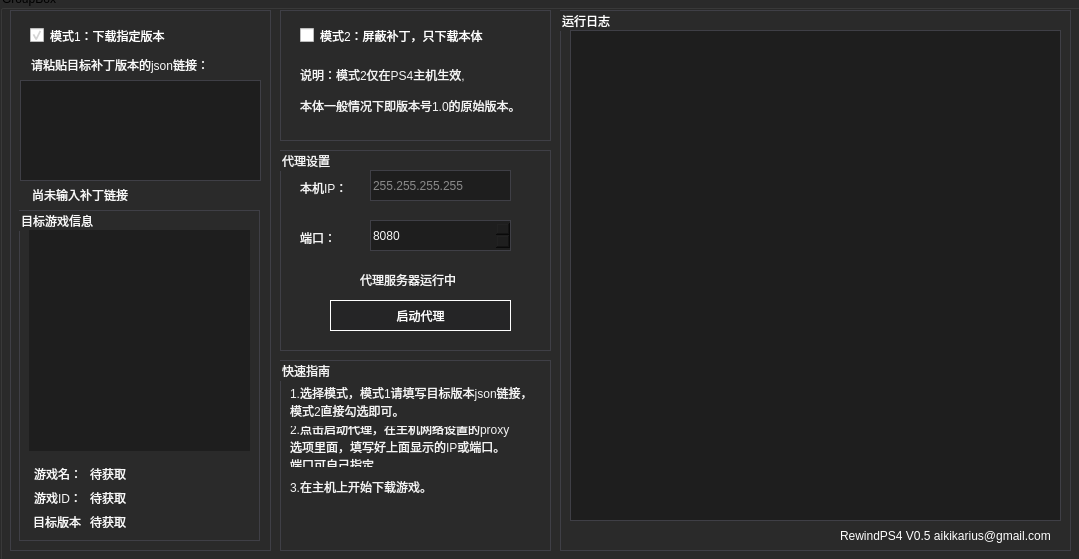
<?xml version="1.0" encoding="UTF-8"?>
<ui version="4.0">
 <class>RewindPS4</class>
 <widget class="QDialog" name="RewindPS4">
  <property name="geometry">
   <rect>
    <x>0</x>
    <y>0</y>
    <width>1079</width>
    <height>559</height>
   </rect>
  </property>
  <property name="windowTitle">
   <string>Dialog</string>
  </property>
  <property name="styleSheet">
   <string notr="true">);</string>
  </property>
  <widget class="QGroupBox" name="groupBox_version_setting">
   <property name="geometry">
    <rect>
     <x>10</x>
     <y>10</y>
     <width>261</width>
     <height>541</height>
    </rect>
   </property>
   <property name="styleSheet">
    <string notr="true">color: rgb(249, 249, 249);
border: 1px solid rgb(63,63,70);</string>
   </property>
   <property name="title">
    <string/>
   </property>
   <widget class="QLabel" name="label_game_id">
    <property name="geometry">
     <rect>
      <x>24</x>
      <y>480</y>
      <width>53</width>
      <height>15</height>
     </rect>
    </property>
    <property name="styleSheet">
     <string notr="true">border: 0px </string>
    </property>
    <property name="text">
     <string>游戏ID：</string>
    </property>
   </widget>
   <widget class="QLabel" name="label_7">
    <property name="geometry">
     <rect>
      <x>80</x>
      <y>480</y>
      <width>101</width>
      <height>16</height>
     </rect>
    </property>
    <property name="styleSheet">
     <string notr="true">border: 0px </string>
    </property>
    <property name="text">
     <string>待获取</string>
    </property>
    <property name="wordWrap">
     <bool>true</bool>
    </property>
   </widget>
   <widget class="QLabel" name="label_6">
    <property name="geometry">
     <rect>
      <x>80</x>
      <y>456</y>
      <width>161</width>
      <height>16</height>
     </rect>
    </property>
    <property name="styleSheet">
     <string notr="true">border: 0px </string>
    </property>
    <property name="text">
     <string>待获取</string>
    </property>
    <property name="wordWrap">
     <bool>true</bool>
    </property>
   </widget>
   <widget class="QLabel" name="label_game_name">
    <property name="geometry">
     <rect>
      <x>24</x>
      <y>456</y>
      <width>53</width>
      <height>15</height>
     </rect>
    </property>
    <property name="styleSheet">
     <string notr="true">border: 0px </string>
    </property>
    <property name="text">
     <string>游戏名：</string>
    </property>
   </widget>
   <widget class="QLabel" name="label_version">
    <property name="geometry">
     <rect>
      <x>23</x>
      <y>504</y>
      <width>53</width>
      <height>15</height>
     </rect>
    </property>
    <property name="styleSheet">
     <string notr="true">border: 0px </string>
    </property>
    <property name="text">
     <string>目标版本：</string>
    </property>
   </widget>
   <widget class="QLabel" name="label_8">
    <property name="geometry">
     <rect>
      <x>80</x>
      <y>504</y>
      <width>61</width>
      <height>16</height>
     </rect>
    </property>
    <property name="styleSheet">
     <string notr="true">border: 0px </string>
    </property>
    <property name="text">
     <string>待获取</string>
    </property>
   </widget>
   <widget class="QLabel" name="label_4">
    <property name="geometry">
     <rect>
      <x>21</x>
      <y>47</y>
      <width>181</width>
      <height>16</height>
     </rect>
    </property>
    <property name="toolTip">
     <string>已http://gs2.ww开头，json结尾的补丁链接</string>
    </property>
    <property name="styleSheet">
     <string notr="true">border: 0px </string>
    </property>
    <property name="text">
     <string>请粘贴目标补丁版本的json链接：</string>
    </property>
   </widget>
   <widget class="QCheckBox" name="mode1">
    <property name="geometry">
     <rect>
      <x>20</x>
      <y>10</y>
      <width>211</width>
      <height>31</height>
     </rect>
    </property>
    <property name="toolTip">
     <string/>
    </property>
    <property name="statusTip">
     <string/>
    </property>
    <property name="whatsThis">
     <string/>
    </property>
    <property name="accessibleName">
     <string/>
    </property>
    <property name="accessibleDescription">
     <string/>
    </property>
    <property name="styleSheet">
     <string notr="true">color: rgb(255, 255, 255);
font: 10pt &quot;Microsoft YaHei UI&quot;;
border: 0px</string>
    </property>
    <property name="locale">
     <locale language="Chinese" country="China"/>
    </property>
    <property name="text">
     <string>模式1：下载指定版本</string>
    </property>
    <property name="checked">
     <bool>true</bool>
    </property>
   </widget>
   <widget class="QGroupBox" name="groupBox_3">
    <property name="geometry">
     <rect>
      <x>9</x>
      <y>200</y>
      <width>241</width>
      <height>331</height>
     </rect>
    </property>
    <property name="title">
     <string>目标游戏信息</string>
    </property>
    <widget class="QGraphicsView" name="cover">
     <property name="geometry">
      <rect>
       <x>10</x>
       <y>20</y>
       <width>221</width>
       <height>221</height>
      </rect>
     </property>
     <property name="styleSheet">
      <string notr="true">background-color: rgb(30, 30, 30);border: 0</string>
     </property>
     <property name="frameShape">
      <enum>QFrame::NoFrame</enum>
     </property>
    </widget>
   </widget>
   <widget class="QTextEdit" name="json_link_area">
    <property name="geometry">
     <rect>
      <x>10</x>
      <y>70</y>
      <width>241</width>
      <height>101</height>
     </rect>
    </property>
    <property name="styleSheet">
     <string notr="true">QTextEdit {background-color: rgb(30, 30, 30);}QTextEdit:hover {border: 1px solid cyan;}</string>
    </property>
   </widget>
   <widget class="QLabel" name="json_input_status">
    <property name="geometry">
     <rect>
      <x>22</x>
      <y>177</y>
      <width>111</width>
      <height>16</height>
     </rect>
    </property>
    <property name="styleSheet">
     <string notr="true">border: 0px </string>
    </property>
    <property name="text">
     <string>尚未输入补丁链接</string>
    </property>
   </widget>
   <zorder>groupBox_3</zorder>
   <zorder>label_game_id</zorder>
   <zorder>label_7</zorder>
   <zorder>label_6</zorder>
   <zorder>label_game_name</zorder>
   <zorder>label_version</zorder>
   <zorder>label_8</zorder>
   <zorder>label_4</zorder>
   <zorder>mode1</zorder>
   <zorder>json_link_area</zorder>
   <zorder>json_input_status</zorder>
  </widget>
  <widget class="QGroupBox" name="groupBox">
   <property name="geometry">
    <rect>
     <x>280</x>
     <y>10</y>
     <width>271</width>
     <height>131</height>
    </rect>
   </property>
   <property name="styleSheet">
    <string notr="true">color: rgb(244, 244, 244);border: 1px solid rgb(63,63,70);</string>
   </property>
   <property name="title">
    <string/>
   </property>
   <widget class="QLabel" name="label_14">
    <property name="geometry">
     <rect>
      <x>20</x>
      <y>49</y>
      <width>231</width>
      <height>31</height>
     </rect>
    </property>
    <property name="toolTip">
     <string/>
    </property>
    <property name="styleSheet">
     <string notr="true">border: 0</string>
    </property>
    <property name="text">
     <string>说明：模式2仅在PS4主机生效,</string>
    </property>
   </widget>
   <widget class="QCheckBox" name="mode2">
    <property name="geometry">
     <rect>
      <x>20</x>
      <y>10</y>
      <width>211</width>
      <height>31</height>
     </rect>
    </property>
    <property name="toolTip">
     <string/>
    </property>
    <property name="statusTip">
     <string/>
    </property>
    <property name="whatsThis">
     <string/>
    </property>
    <property name="accessibleName">
     <string/>
    </property>
    <property name="accessibleDescription">
     <string/>
    </property>
    <property name="styleSheet">
     <string notr="true">color: rgb(255, 255, 255);border: 0;
font: 10pt &quot;Microsoft YaHei UI&quot;;</string>
    </property>
    <property name="locale">
     <locale language="Chinese" country="China"/>
    </property>
    <property name="text">
     <string>模式2：屏蔽补丁，只下载本体</string>
    </property>
    <property name="checked">
     <bool>false</bool>
    </property>
   </widget>
   <widget class="QLabel" name="label_15">
    <property name="geometry">
     <rect>
      <x>20</x>
      <y>80</y>
      <width>231</width>
      <height>31</height>
     </rect>
    </property>
    <property name="toolTip">
     <string/>
    </property>
    <property name="styleSheet">
     <string notr="true">border: 0</string>
    </property>
    <property name="text">
     <string>本体一般情况下即版本号1.0的原始版本。</string>
    </property>
   </widget>
  </widget>
  <widget class="QGroupBox" name="groupBox_proxy_setting">
   <property name="geometry">
    <rect>
     <x>280</x>
     <y>150</y>
     <width>271</width>
     <height>201</height>
    </rect>
   </property>
   <property name="styleSheet">
    <string notr="true">color: rgb(245, 245, 245);border: 1px solid rgb(63,63,70);</string>
   </property>
   <property name="title">
    <string>代理设置</string>
   </property>
   <widget class="QLineEdit" name="ip_address">
    <property name="geometry">
     <rect>
      <x>90</x>
      <y>20</y>
      <width>141</width>
      <height>31</height>
     </rect>
    </property>
    <property name="styleSheet">
     <string notr="true">background-color: rgb(37,37,38);background-color: rgb(30, 30, 30);</string>
    </property>
    <property name="readOnly">
     <bool>true</bool>
    </property>
    <property name="placeholderText">
     <string>255.255.255.255</string>
    </property>
   </widget>
   <widget class="QLabel" name="proxy_status">
    <property name="geometry">
     <rect>
      <x>80</x>
      <y>120</y>
      <width>131</width>
      <height>20</height>
     </rect>
    </property>
    <property name="styleSheet">
     <string notr="true">border: 0;text-align: center; </string>
    </property>
    <property name="text">
     <string>代理服务器运行中</string>
    </property>
   </widget>
   <widget class="QPushButton" name="proxy_switch">
    <property name="geometry">
     <rect>
      <x>50</x>
      <y>150</y>
      <width>181</width>
      <height>31</height>
     </rect>
    </property>
    <property name="styleSheet">
     <string notr="true">QPushButton {background-color: rgb(37,37,38); color: #fff;border: 1px solid #fff}
QPushButton:hover {font:  11pt &quot;Microsoft YaHei UI&quot;;border: 1px solid cyan}
</string>
    </property>
    <property name="text">
     <string>启动代理</string>
    </property>
   </widget>
   <widget class="QSpinBox" name="port">
    <property name="geometry">
     <rect>
      <x>90</x>
      <y>70</y>
      <width>141</width>
      <height>31</height>
     </rect>
    </property>
    <property name="toolTip">
     <string>范围：1024~65535</string>
    </property>
    <property name="styleSheet">
     <string notr="true">QSpinBox{background-color: rgb(30, 30, 30);}
QSpinBox:hover {border: 1px solid cyan}</string>
    </property>
    <property name="maximum">
     <number>65535</number>
    </property>
    <property name="value">
     <number>8080</number>
    </property>
   </widget>
   <widget class="QLabel" name="label_ip">
    <property name="geometry">
     <rect>
      <x>20</x>
      <y>30</y>
      <width>53</width>
      <height>15</height>
     </rect>
    </property>
    <property name="styleSheet">
     <string notr="true">border: 0</string>
    </property>
    <property name="text">
     <string>本机IP：</string>
    </property>
   </widget>
   <widget class="QLabel" name="label_port">
    <property name="geometry">
     <rect>
      <x>20</x>
      <y>80</y>
      <width>31</width>
      <height>16</height>
     </rect>
    </property>
    <property name="styleSheet">
     <string notr="true">border: 0</string>
    </property>
    <property name="text">
     <string>端口：</string>
    </property>
   </widget>
  </widget>
  <widget class="QGroupBox" name="groupBox_2">
   <property name="geometry">
    <rect>
     <x>560</x>
     <y>10</y>
     <width>511</width>
     <height>541</height>
    </rect>
   </property>
   <property name="styleSheet">
    <string notr="true">color: rgb(255, 255, 255);border: 1px solid rgb(63,63,70);</string>
   </property>
   <property name="title">
    <string>运行日志</string>
   </property>
   <widget class="QTextEdit" name="logs">
    <property name="geometry">
     <rect>
      <x>10</x>
      <y>20</y>
      <width>491</width>
      <height>491</height>
     </rect>
    </property>
    <property name="styleSheet">
     <string notr="true">background-color: rgb(30, 30, 30);
color: rgb(217, 217, 217);
font: 9pt &quot;Arial&quot;;</string>
    </property>
   </widget>
   <widget class="QLabel" name="label_16">
    <property name="geometry">
     <rect>
      <x>280</x>
      <y>515</y>
      <width>231</width>
      <height>21</height>
     </rect>
    </property>
    <property name="toolTip">
     <string/>
    </property>
    <property name="styleSheet">
     <string notr="true">border: 0</string>
    </property>
    <property name="text">
     <string>RewindPS4 V0.5 aikikarius@gmail.com</string>
    </property>
   </widget>
  </widget>
  <widget class="QGroupBox" name="groupBox_4">
   <property name="geometry">
    <rect>
     <x>280</x>
     <y>360</y>
     <width>271</width>
     <height>191</height>
    </rect>
   </property>
   <property name="styleSheet">
    <string notr="true">color: rgb(244, 244, 244);border: 1px solid rgb(63,63,70);</string>
   </property>
   <property name="title">
    <string>快速指南</string>
   </property>
   <widget class="QLabel" name="label_10">
    <property name="geometry">
     <rect>
      <x>10</x>
      <y>16</y>
      <width>251</width>
      <height>51</height>
     </rect>
    </property>
    <property name="styleSheet">
     <string notr="true">border: 0</string>
    </property>
    <property name="text">
     <string>1.选择模式，模式1请填写目标版本json链接，
模式2直接勾选即可。</string>
    </property>
   </widget>
   <widget class="QLabel" name="label_11">
    <property name="geometry">
     <rect>
      <x>10</x>
      <y>66</y>
      <width>251</width>
      <height>41</height>
     </rect>
    </property>
    <property name="styleSheet">
     <string notr="true">border: 0</string>
    </property>
    <property name="text">
     <string>2.点击启动代理，在主机网络设置的proxy
选项里面，填写好上面显示的IP或端口。
端口可自己指定。</string>
    </property>
   </widget>
   <widget class="QLabel" name="label_12">
    <property name="geometry">
     <rect>
      <x>10</x>
      <y>111</y>
      <width>251</width>
      <height>31</height>
     </rect>
    </property>
    <property name="styleSheet">
     <string notr="true">border: 0</string>
    </property>
    <property name="text">
     <string>3.在主机上开始下载游戏。</string>
    </property>
   </widget>
  </widget>
  <widget class="QGroupBox" name="groupBoxALL">
   <property name="geometry">
    <rect>
     <x>0</x>
     <y>-10</y>
     <width>1081</width>
     <height>571</height>
    </rect>
   </property>
   <property name="styleSheet">
    <string notr="true">background-color: rgb(42, 42, 42);</string>
   </property>
   <property name="title">
    <string>GroupBox</string>
   </property>
  </widget>
  <zorder>groupBoxALL</zorder>
  <zorder>groupBox_4</zorder>
  <zorder>groupBox_2</zorder>
  <zorder>groupBox_version_setting</zorder>
  <zorder>groupBox</zorder>
  <zorder>groupBox_proxy_setting</zorder>
 </widget>
 <resources/>
 <connections/>
</ui>
